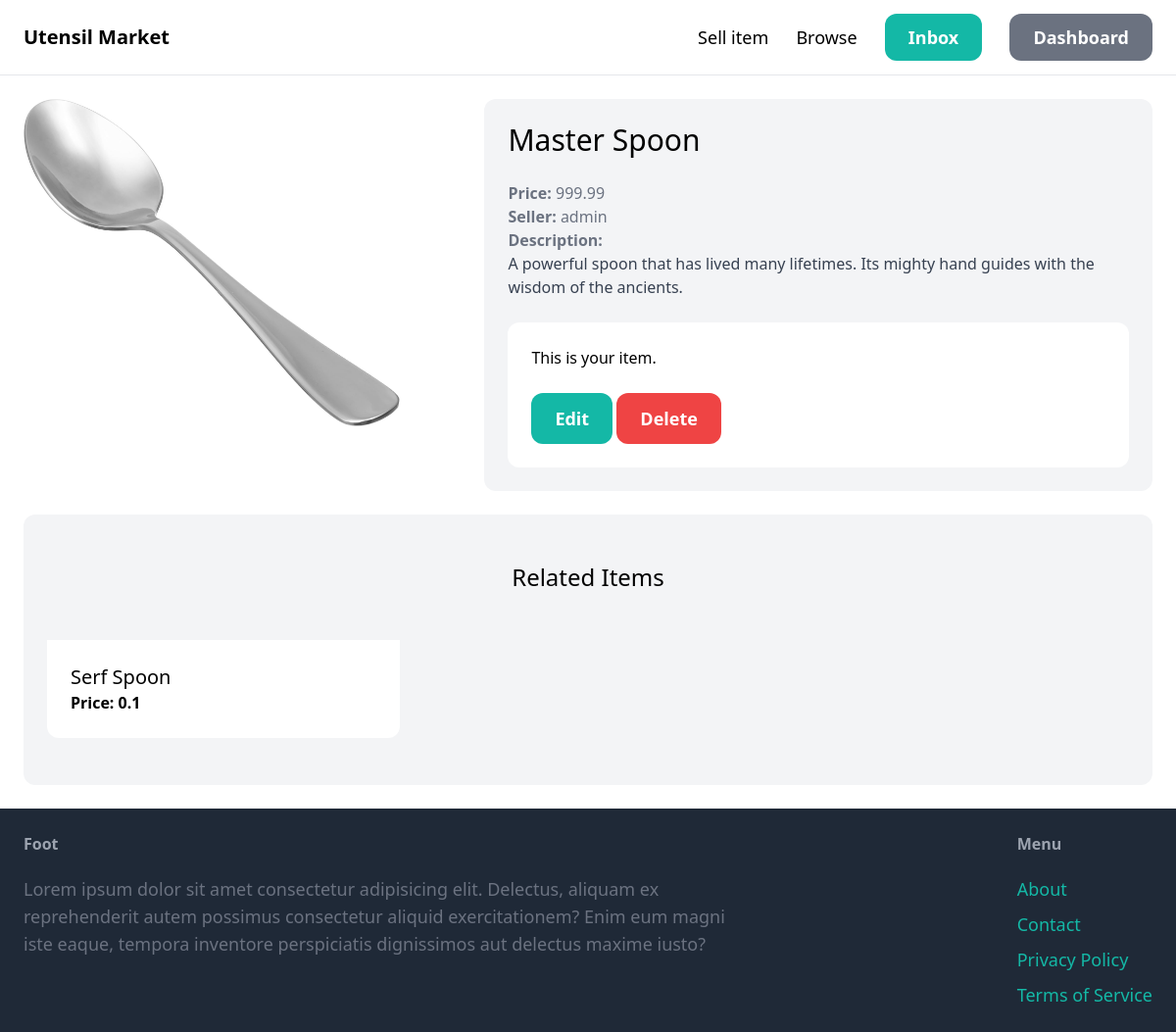
Screenshot of /items/1/ (signed in) with the database file from the repository.
### item/models.py (models this page shows, shortened)
class Item(models.Model):
    category = models.ForeignKey(Category, related_name='items', on_delete=models.CASCADE)
    name = models.CharField(max_length=255)
    description = models.TextField(blank=True, null=True)
    price = models.FloatField()
    image = models.ImageField(upload_to='item_images', blank=True, null=True)
    is_sold = models.BooleanField(default=False)
    created_by = models.ForeignKey(User, related_name='items', on_delete=models.CASCADE)
    created_at = models.DateTimeField(auto_now_add=True)

### item/views.py (the view)
# urls.py: path('<int:pk>/', views.detail, name='detail'),
def detail(request, pk):
    item = get_object_or_404(Item, pk=pk)
    related_items = Item.objects.filter(category=item.category, is_sold=False).exclude(pk=pk)[0:3]
    return render(request, 'item/detail.html', {
        'item': item,
        'related_items': related_items
    })

### item/templates/item/detail.html (shortened to what this page needs)
{% extends 'core/base.html' %}
{% block stuff %}
<div class="grid grid-cols-5 gap-6">
    <div class="col-span-2">
        <img src="{{ item.image.url }}" class="rounded-xl max-w-sm max-h-96">
    </div>
    <div class="col-span-3 p-6 bg-gray-100 rounded-xl">
        <h1 class="mb-6 text-3xl">{{ item.name }}</h1>
        <p class="text-gray-500"><strong>Price: </strong>{{ item.price }}</p>
        <p class="text-gray-500"><strong>Seller: </strong>{{ item.created_by.username }}</p>
        {% if item.description %}
            <p class="text-gray-700">
                <strong class="text-gray-500">Description:</strong><br>
                {{ item.description }}
            </p>
        {% endif %}
        {% if request.user == item.created_by %}
            <div class="mt-6 p-6 bg-white rounded-xl">
                <p>This is your item.</p>
                <a href="{% url 'item:edit' item.id %}" class="inline-block mt-6 px-6 py-3 text-lg font-semibold bg-teal-500 text-white rounded-xl">Edit</a>
                <a href="{% url 'item:delete' item.id %}" class="inline-block mt-6 px-6 py-3 text-lg font-semibold bg-red-500 text-white rounded-xl">Delete</a>
            </div>
        {% else %}
            <a href="{% url 'conversation:new' item.id %}" class="inline-block mt-6 px-6 py-3 text-lg font-semibold bg-teal-500 text-white rounded-xl hover:bg-teal-700">Contact seller</a>
        {% endif %}
    </div>
</div>
<div class="mt-6 px-6 py-12 bg-gray-100 rounded-xl">
    <h2 class="mb-12 text-2xl text-center">Related Items</h2>
    <div class="grid grid-cols-3 gap-3">
        {% for item in related_items %}
            <div class="max-w-sm max-h-96">
                <a href="{% url 'item:detail' item.id %}">
                    <div class="p-6 bg-white rounded-b-xl">
                        <h2 class="text-xl text-black">{{ item.name }}</h2>
                        <p class="text-black font-bold"> Price: {{ item.price }}</p>
                    </div>
                </a>
            </div>
        {% endfor %}
    </div>
</div>
{% endblock %}

### rows the page displays
Item: image (picture), name "Master Spoon", price "999.99", created_by.username "admin", description "A powerful spoon that has lived many lifetimes. Its mighty hand guides with the wisdom of the ancients."
Item: name "Serf Spoon", price "0.1"
